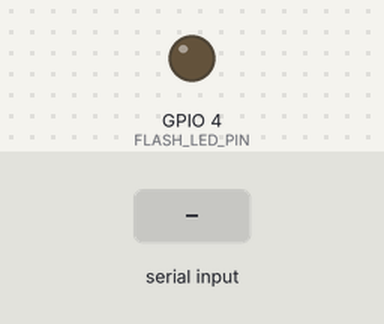
This program was run on a simulated ESP32. Parts: output pins drawn as LEDs (lit = HIGH). Inputs (shaded band) come from the test bench. WiFi joins after 1.5 s; servers stay silent unless stated; uploads are accepted with an empty reply; the camera gives no picture; not simulated (calls return 0 or success): secrets.h; what the program prints to the serial monitor is not drawn.

Above: at 4.2 s.
4.3 s: "T\n" received over Serial
At 4.36 s:
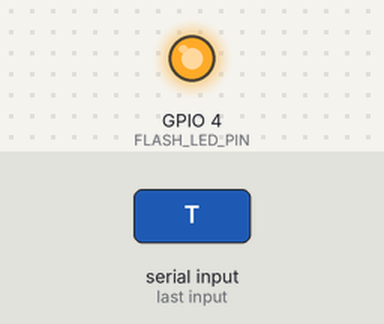
Timing chart, 0 to 7.3 s (numbered marks = the images above; inputs shaded):
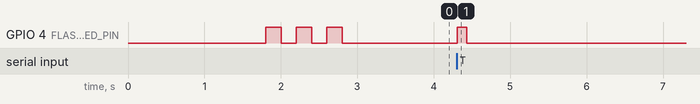

Measured:
- after the input at 4.3 s, GPIO 4 (FLASH_LED_PIN): LOW → HIGH at once, → LOW 0.12 s later

The program:

main.cpp
```cpp
#include <Arduino.h>
#include "esp_camera.h"
#include <WiFi.h>
#include <WiFiClientSecure.h>

// ============ DA MODIFICARE ============
#include "secrets.h"
const char* ssid = SECRET_SSID; //2.4 GHz
const char* password = SECRET_PASSWORD;
#define BOT_TOKEN SECRET_BOT_TOKEN
#define CHAT_ID "803809627" // ID chat Telegram
// =========================================
// Pin camera per modulo AI-Thinker

#define PWDN_GPIO_NUM     32
#define RESET_GPIO_NUM    -1
#define XCLK_GPIO_NUM      0
#define SIOD_GPIO_NUM     26
#define SIOC_GPIO_NUM     27
#define Y9_GPIO_NUM       35
#define Y8_GPIO_NUM       34
#define Y7_GPIO_NUM       39
#define Y6_GPIO_NUM       36
#define Y5_GPIO_NUM       21
#define Y4_GPIO_NUM       19
#define Y3_GPIO_NUM       18
#define Y2_GPIO_NUM        5
#define VSYNC_GPIO_NUM    25
#define HREF_GPIO_NUM     23
#define PCLK_GPIO_NUM     22

#define FLASH_LED_PIN      4

// Variabili globali
camera_fb_t * fb = nullptr;
IPAddress telegramIP;
bool ipResolto = false;

void startCamera() {
  camera_config_t config;
  config.ledc_channel = LEDC_CHANNEL_0;
  config.ledc_timer   = LEDC_TIMER_0;
  config.pin_d0 = Y2_GPIO_NUM;
  config.pin_d1 = Y3_GPIO_NUM;
  config.pin_d2 = Y4_GPIO_NUM;
  config.pin_d3 = Y5_GPIO_NUM;
  config.pin_d4 = Y6_GPIO_NUM;
  config.pin_d5 = Y7_GPIO_NUM;
  config.pin_d6 = Y8_GPIO_NUM;
  config.pin_d7 = Y9_GPIO_NUM;
  config.pin_xclk = XCLK_GPIO_NUM;
  config.pin_pclk = PCLK_GPIO_NUM;
  config.pin_vsync = VSYNC_GPIO_NUM;
  config.pin_href = HREF_GPIO_NUM;
  config.pin_sccb_sda = SIOD_GPIO_NUM;
  config.pin_sccb_scl = SIOC_GPIO_NUM;
  config.pin_pwdn = PWDN_GPIO_NUM;
  config.pin_reset = RESET_GPIO_NUM;
  config.xclk_freq_hz = 20000000;
  config.pixel_format = PIXFORMAT_JPEG;

  config.frame_size = FRAMESIZE_QVGA;
  config.jpeg_quality = 20;
  config.fb_count = 1;

  esp_err_t err = esp_camera_init(&config);
  if (err != ESP_OK) {
    Serial.printf("Camera init fallita con errore 0x%x\n", err);
  }
}

void inviaFotoTelegram() {
  if (!fb) {
    Serial.println("Errore acquisizione foto!");
    return;
  }

  Serial.printf("RAM libera prima dell'invio: %u bytes\n", ESP.getFreeHeap());
  Serial.println("Invio foto a Telegram...");

  unsigned long t0 = millis();

  WiFiClientSecure client;
  client.setInsecure();
  client.setTimeout(15000);

  bool connesso;
  if (ipResolto) {
    connesso = client.connect(telegramIP, 443);
  } else {
    connesso = client.connect("api.telegram.org", 443);
  }

  if (!connesso) {
    Serial.println("Connessione a Telegram fallita.");
    esp_camera_fb_return(fb);
    fb = nullptr;
    Serial.write('E');
    return;
  }

  client.setNoDelay(true);

  unsigned long t1 = millis();
  Serial.printf("Tempo connessione (DNS+TLS): %lu ms\n", t1 - t0);

  String boundary = "esp32camboundary";
  String head = "--" + boundary + "\r\n";
  head += "Content-Disposition: form-data; name=\"chat_id\"\r\n\r\n";
  head += String(CHAT_ID) + "\r\n";
  head += "--" + boundary + "\r\n";
  head += "Content-Disposition: form-data; name=\"photo\"; filename=\"foto.jpg\"\r\n";
  head += "Content-Type: image/jpeg\r\n\r\n";

  String tail = "\r\n--" + boundary + "--\r\n";

  size_t totalLen = head.length() + fb->len + tail.length();

  client.println("POST /bot" + String(BOT_TOKEN) + "/sendPhoto HTTP/1.1");
  client.println("Host: api.telegram.org");
  client.println("Content-Type: multipart/form-data; boundary=" + boundary);
  client.println("Content-Length: " + String(totalLen));
  client.println("Connection: close");
  client.println();
  client.print(head);

  client.write(fb->buf, fb->len);

  client.print(tail);

  unsigned long t2 = millis();
  Serial.printf("Tempo invio dati: %lu ms\n", t2 - t1);

  Serial.println("--- Risposta di Telegram ---");
  unsigned long timeoutStart = millis();
  bool rispostaRicevuta = false;
  String rispostaCompleta = "";

  while ((client.connected() || client.available()) && (millis() - timeoutStart < 15000)) {
    if (client.available()) {
      String line = client.readStringUntil('\n');
      Serial.println(line);
      rispostaCompleta += line;
      rispostaRicevuta = true;
      timeoutStart = millis();
    }
  }

  if (!rispostaRicevuta) {
    Serial.println("!!! Nessuna risposta ricevuta dal server entro il timeout !!!");
  }
  Serial.println("--- Fine risposta ---");

  client.stop();
  esp_camera_fb_return(fb);
  fb = nullptr;

  // ---- Invio ACK alla STM32 ----
  if (rispostaRicevuta && rispostaCompleta.indexOf("\"ok\":true") != -1) {
    Serial.write('K');
    Serial.println("ACK inviato: K (successo)");
  } else {
    Serial.write('E');
    Serial.println("ACK inviato: E (errore)");
  }
  // -------------------------------

  unsigned long t3 = millis();
  Serial.printf("Tempo totale invio+risposta: %lu ms\n", t3 - t1);
  Serial.println("Invio completato.");
}

void setup() {
  Serial.begin(115200);
  pinMode(FLASH_LED_PIN, OUTPUT);
  digitalWrite(FLASH_LED_PIN, LOW);

  startCamera();

  WiFi.mode(WIFI_STA);
  WiFi.begin(ssid, password);
  Serial.print("Connessione WiFi");
  while (WiFi.status() != WL_CONNECTED) {
    delay(500);
    Serial.print(".");
  }
  Serial.println(" connesso!");

  // ---- Segnale visivo di conferma WiFi ----
for (int i = 0; i < 3; i++) {
  digitalWrite(FLASH_LED_PIN, HIGH);
  delay(200);
  digitalWrite(FLASH_LED_PIN, LOW);
  delay(200);
}


  if (WiFi.hostByName("api.telegram.org", telegramIP)) {
    ipResolto = true;
    Serial.print("IP Telegram risolto: ");
    Serial.println(telegramIP);
  }
}

void loop() {
  if (Serial.available()) {
    char comando = Serial.read();
    if (comando == 'T') {
      digitalWrite(FLASH_LED_PIN, HIGH);

      // Scarta un frame "vecchio" rimasto in coda
      camera_fb_t * scarto = esp_camera_fb_get();
      if (scarto) esp_camera_fb_return(scarto);

      // Ora cattura il frame realmente aggiornato
      fb = esp_camera_fb_get();

      digitalWrite(FLASH_LED_PIN, LOW);

      if (fb) {
        inviaFotoTelegram();
      } else {
        Serial.println("Errore acquisizione foto!");
      }
    }
  }
  delay(10);
}
```
